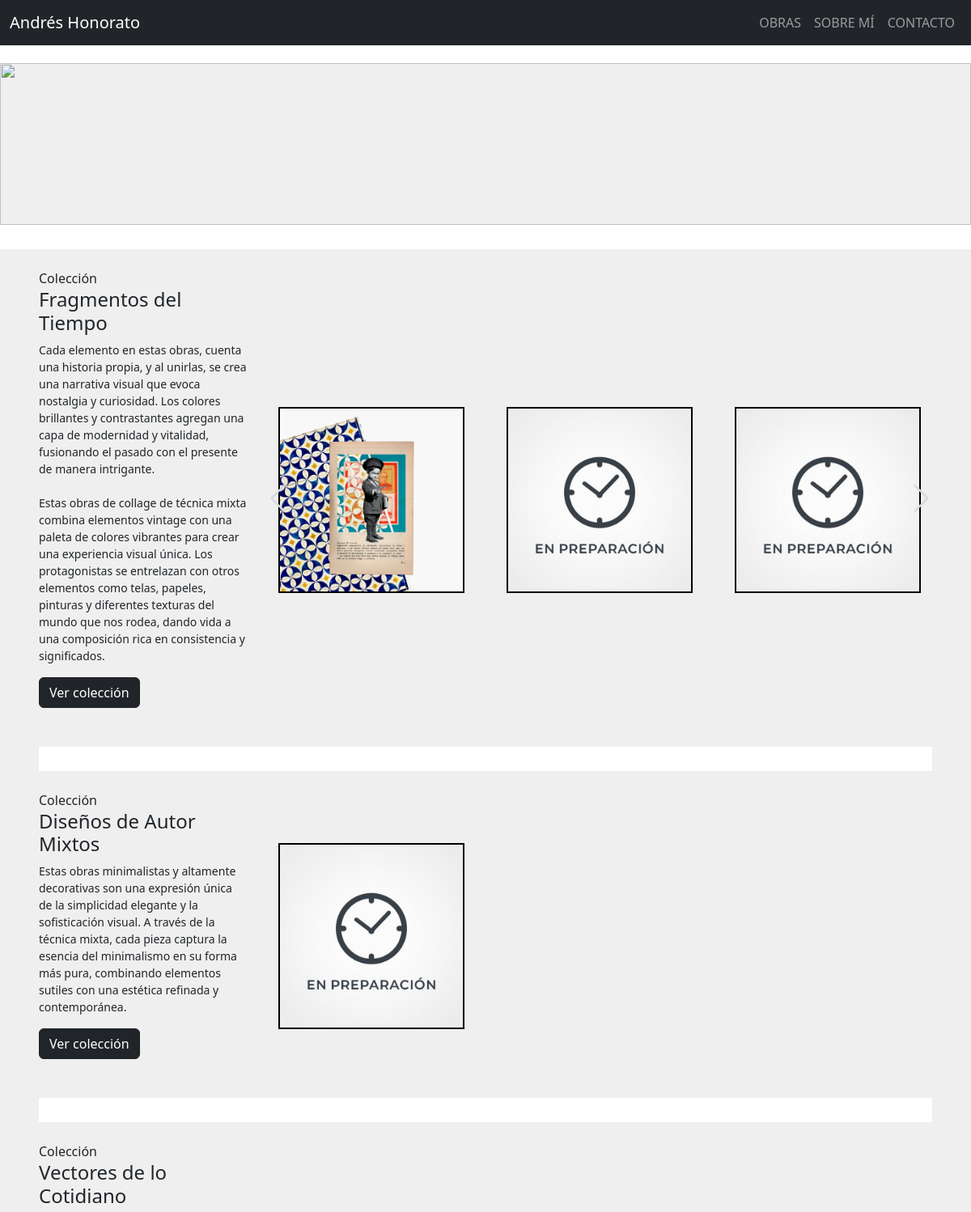
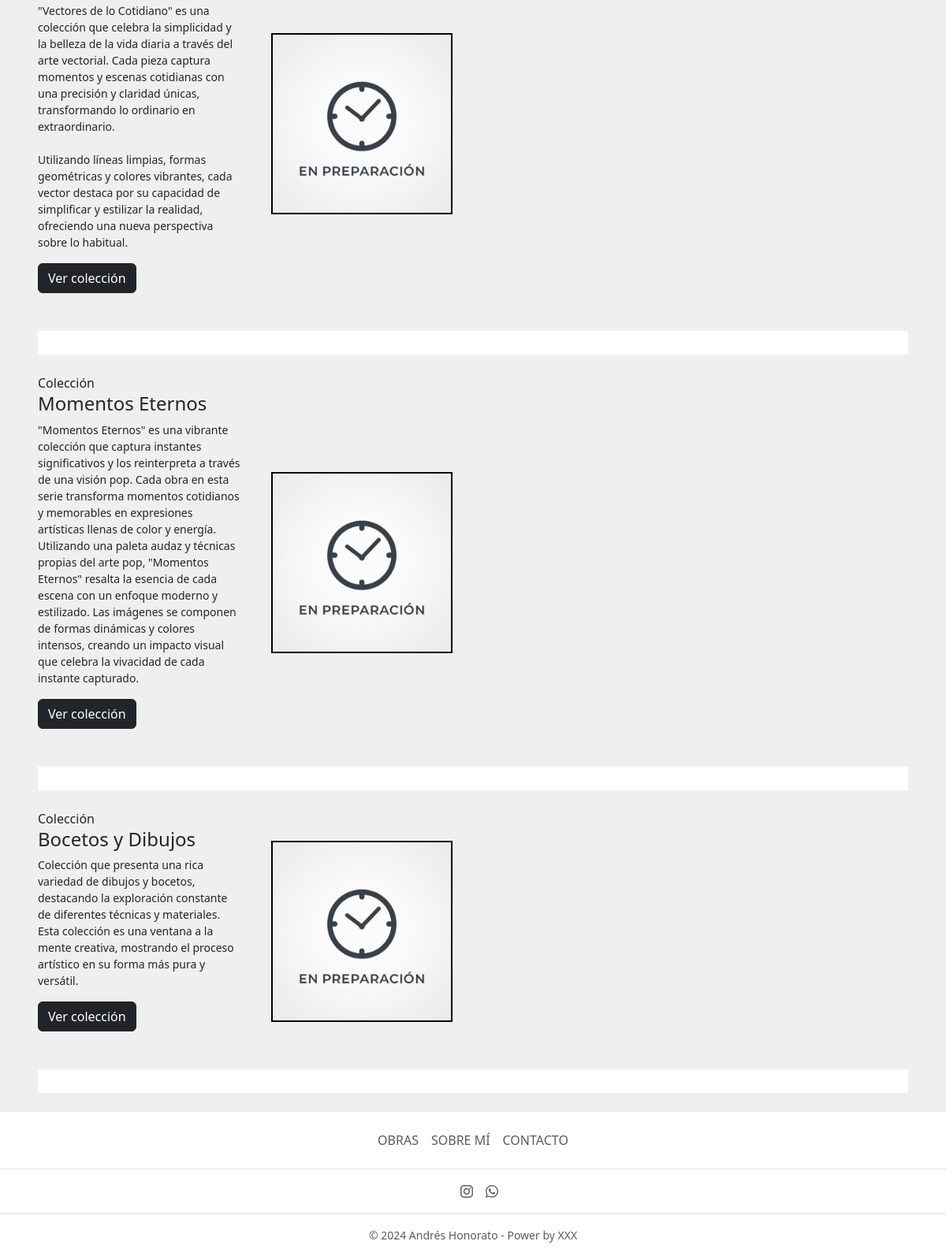
The page / on the database its author committed (2 pictures, top to bottom).
### home/models.py (models this page shows, shortened)
class Coleccion(models.Model):
    nombre = models.CharField(max_length=200)
    descripcion = models.TextField(blank=True)
    fecha = models.DateField()
    creado = models.DateTimeField(auto_now_add=True)
    actulizado = models.DateTimeField(auto_now=True)
    orden = models.PositiveIntegerField(blank=True, null=True)

class Cuadro(models.Model):
    nombre = models.CharField(max_length=200)
    autor = models.CharField(default="Andrés Honorato", max_length=200)
    coleccion = models.ForeignKey(
        Coleccion, on_delete=models.CASCADE, related_name='coleccionX', blank=True, null=True)
    tecnica = models.ForeignKey(
        Tecnica, on_delete=models.CASCADE, related_name='tecnicaX', blank=True, null=True)
    descripcion = models.TextField(blank=True)
    fecha = models.DateField()
    colores = models.CharField(max_length=200, blank=True)
    cantidad_inicial = models.PositiveIntegerField(blank=True, null=True)
    cantidad_vendida = models.PositiveIntegerField(blank=True, null=True)
    marco_sin = models.CharField(max_length=100, blank=True)
    marco_con = models.CharField(max_length=100, blank=True)
    precio_sin = models.PositiveIntegerField(blank=True, null=True)
    precio_con = models.PositiveIntegerField(blank=True, null=True)
    descuento = models.PositiveIntegerField(blank=True, null=True)
    envio1 = models.PositiveIntegerField(blank=True, null=True)
    envio2 = models.PositiveIntegerField(blank=True, null=True)
    orden = models.PositiveIntegerField(blank=True, null=True)
    vendido = models.BooleanField(default=False)
    imagen1 = models.ImageField(default='cuadros/en_preparacion.jpg', upload_to='cuadros', validators=[FileExtensionValidator(
        ['png', 'jpg', 'jpeg'])])
    imagen2 = models.ImageField(upload_to='cuadros', validators=[
                                FileExtensionValidator(['png', 'jpg', 'jpeg'])], blank=True)
    imagen3 = models.ImageField(upload_to='cuadros', validators=[
                                FileExtensionValidator(['png', 'jpg', 'jpeg'])], blank=True)
    imagen4 = models.ImageField(upload_to='cuadros', validators=[
                                FileExtensionValidator(['png', 'jpg', 'jpeg'])], blank=True)
    imagen5 = models.ImageField(upload_to='cuadros', validators=[
                                FileExtensionValidator(['png', 'jpg', 'jpeg'])], blank=True)
    imagen6 = models.ImageField(upload_to='cuadros', validators=[
                                FileExtensionValidator(['png', 'jpg', 'jpeg'])], blank=True)
    imagen7 = models.ImageField(upload_to='cuadros', validators=[
                                FileExtensionValidator(['png', 'jpg', 'jpeg'])], blank=True)
    imagen8 = models.ImageField(upload_to='cuadros', validators=[
                                FileExtensionValidator(['png', 'jpg', 'jpeg'])], blank=True)
    imagen9 = models.ImageField(upload_to='cuadros', validators=[
                                FileExtensionValidator(['png', 'jpg', 'jpeg'])], blank=True)
    creado = models.DateTimeField(auto_now_add=True)
    actulizado = models.DateTimeField(auto_now=True)

### home/views.py (the view)
# urls.py: path('', home_view, name='home-view'),
def home_view(request):
    colecciones = Coleccion.objects.prefetch_related(
        'coleccionX').order_by('orden').all()
    tecnicas = Tecnica.objects.prefetch_related('tecnicaX').all()
    cuadros = Cuadro.objects.all()
    lista_cuadros = []
    for x in cuadros:
        lista_cuadros.append(x)
    lista_cuadros.reverse()
    context = {
        'colecciones': colecciones,
        'tecnicas': tecnicas,
        'lista_cuadros': lista_cuadros,
    }
    return render(request, 'home/obras.html', context)

### home/templates/home/obras.html (shortened to what this page needs)
{% extends 'base.html' %}
{% load static %}
{% block content %}
<nav class="navbar navbar-expand-lg bg-body py-0">
  <div class="container-fluid">
    <a class="navbar-brand mx-auto spacer-new"></a>
  </div>
</nav>
<img src="{% static 'ejemplos/estudio88.png' %}" class="banner1-new">
<nav class="navbar navbar-expand-lg bg-body py-0">
  <div class="container-fluid">
    <a class="navbar-brand mx-auto spacer-new"></a>
  </div>
</nav>
<div class="posicionar-new px-5" id="coleccion-new" style="visibility:hidden;">
  {% for coleccion in colecciones %}
  <br>
  <div class="row">
    <div class="col-md-3 d-flex flex-column justify-content-center">
      <div>
        <span>Colección</span>
        <h4>{{ coleccion.nombre }}</h4>
        <p style="font-size: 14px !important;">{{ coleccion.descripcion|linebreaksbr }}</p>
        <a href="{% url 'home:coleccion-view' %}?coleccion={{ coleccion.nombre }}" class="btn btn-dark mb-4">Ver
          colección</a>
      </div>
    </div>
    <div class="col-md-9 d-flex align-items-center">
      <div class="position-relative slider-containerSW">
        <div class="slider-content-new swiper slider" id="slider-new">
          <div class="cardSW-wrapper swiper-wrapper">
            {% for cuadro in coleccion.coleccionX.all|dictsort:"orden" %}
            <div class="cardSW swiper-slide">
              <div class="image-content">
                <div class="cardSW-image-obras">
                  <a href="{% url 'home:cuadro-view' cuadro.id %}">
                    <img src="{{ cuadro.imagen1.url }}" />
                  </a>
                </div>
              </div>
            </div>
            {% endfor %}
          </div>
          <div class="swiper-button-next swiper-navBtn-new"></div>
          <div class="swiper-button-prev swiper-navBtn-new"></div>
        </div>
      </div>
    </div>
  </div>
  <br>
  <nav class="navbar navbar-expand-lg bg-body py-0">
    <div class="container-fluid position-relative p-0">
      <div class="spacer-new"></div>
    </div>
  </nav>
  {% endfor %}
</div>
<br>
{% endblock content %}

### static/style.css (style rules this page uses)
html body { background-color: #efefef; }
.carousel-item img, .banner1, .banner1-new { height: 200px; width: 100%; object-fit: cover; }
.spacer-new { min-width: 100px; min-height: 30px; display: inline-block; }

### rows shown on the page
Coleccion: nombre "Fragmentos del Tiempo", descripcion "Cada elemento en estas obras, cuenta una historia propia, y al unirlas, se crea una narrativa visual que evoca nostalgia y curiosidad. Los colores brillantes y contrastantes agregan una capa de modernidad y vitalidad, fusionando el pasado con el presente de manera intrigante. Estas obras de collage de técnica mixta combina elementos vintage con una paleta de colores vibrantes para crear una experiencia visual única. Los protagonistas se entrelazan con otros elementos como telas, papeles, pinturas y diferentes texturas del mundo que nos rodea, dando vida a una composición rica en consistencia y significados."
Cuadro: imagen1 (picture)
Cuadro: imagen1 (picture)
Cuadro: imagen1 (picture)
Coleccion: nombre "Diseños de Autor Mixtos", descripcion "Estas obras minimalistas y altamente decorativas son una expresión única de la simplicidad elegante y la sofisticación visual. A través de la técnica mixta, cada pieza captura la esencia del minimalismo en su forma más pura, combinando elementos sutiles con una estética refinada y contemporánea."
Cuadro: imagen1 (picture)
Coleccion: nombre "Vectores de lo Cotidiano", descripcion "\"Vectores de lo Cotidiano\" es una colección que celebra la simplicidad y la belleza de la vida diaria a través del arte vectorial. Cada pieza captura momentos y escenas cotidianas con una precisión y claridad únicas, transformando lo ordinario en extraordinario. Utilizando líneas limpias, formas geométricas y colores vibrantes, cada vector destaca por su capacidad de simplificar y estilizar la realidad, ofreciendo una nueva perspectiva sobre lo habitual."
Cuadro: imagen1 (picture)
Coleccion: nombre "Momentos Eternos", descripcion "\"Momentos Eternos\" es una vibrante colección que captura instantes significativos y los reinterpreta a través de una visión pop. Cada obra en esta serie transforma momentos cotidianos y memorables en expresiones artísticas llenas de color y energía. Utilizando una paleta audaz y técnicas propias del arte pop, \"Momentos Eternos\" resalta la esencia de cada escena con un enfoque moderno y estilizado. Las imágenes se componen de formas dinámicas y colores intensos, creando un impacto visual que celebra la vivacidad de cada instante capturado."
Cuadro: imagen1 (picture)
Coleccion: nombre "Bocetos y Dibujos", descripcion "Colección que presenta una rica variedad de dibujos y bocetos, destacando la exploración constante de diferentes técnicas y materiales. Esta colección es una ventana a la mente creativa, mostrando el proceso artístico en su forma más pura y versátil."
Cuadro: imagen1 (picture)
